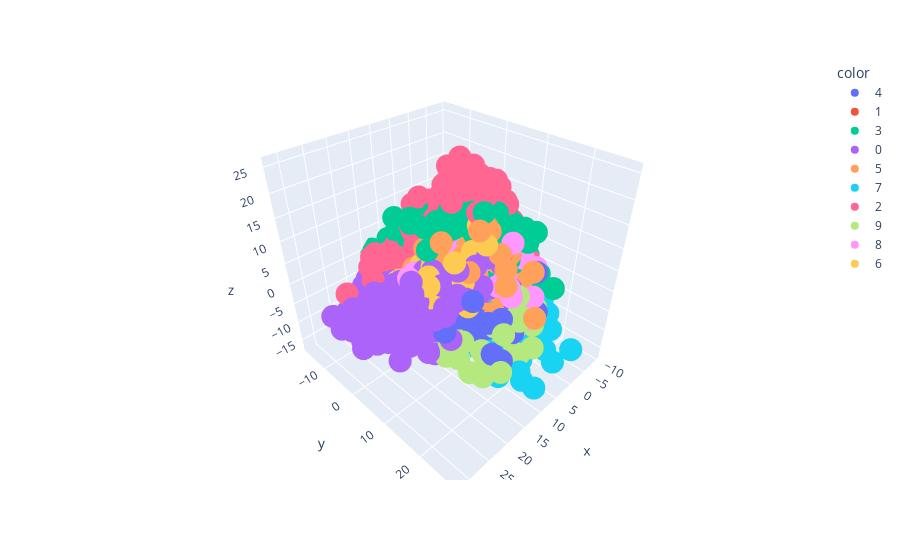

The notebook cell saved with this chart:
### Code cell
y_train=y_train.astype(str)
import plotly.express as px
fig=px.scatter_3d(df,x=x_train2[:,0],y=x_train2[:,1],z=x_train2[:,2],color=y_train)
fig.show()

### Figure 1 — Plotly figure (JSON) as saved in the notebook; plotly's stock layout.template omitted (floating-point values rounded to 4 significant figures; data arrays with more than 128 entries replaced by an {"elided": "..."} marker saying what was removed)
{"data": [{"hovertemplate": "color=4<br>x=%{x}<br>y=%{y}<br>z=%{z}<extra></extra>", "legendgroup": "4", "marker": {"color": "#636efa", "symbol": "circle"}, "mode": "markers", "name": "4", "scene": "scene", "showlegend": true, "type": "scatter3d", "x": {"elided": "3026 float values"}, "y": {"elided": "3026 float values"}, "z": {"elided": "3026 float values"}}, {"hovertemplate": "color=1<br>x=%{x}<br>y=%{y}<br>z=%{z}<extra></extra>", "legendgroup": "1", "marker": {"color": "#EF553B", "symbol": "circle"}, "mode": "markers", "name": "1", "scene": "scene", "showlegend": true, "type": "scatter3d", "x": {"elided": "3543 float values"}, "y": {"elided": "3543 float values"}, "z": {"elided": "3543 float values"}}, {"hovertemplate": "color=3<br>x=%{x}<br>y=%{y}<br>z=%{z}<extra></extra>", "legendgroup": "3", "marker": {"color": "#00cc96", "symbol": "circle"}, "mode": "markers", "name": "3", "scene": "scene", "showlegend": true, "type": "scatter3d", "x": {"elided": "3301 float values"}, "y": {"elided": "3301 float values"}, "z": {"elided": "3301 float values"}}, {"hovertemplate": "color=0<br>x=%{x}<br>y=%{y}<br>z=%{z}<extra></extra>", "legendgroup": "0", "marker": {"color": "#ab63fa", "symbol": "circle"}, "mode": "markers", "name": "0", "scene": "scene", "showlegend": true, "type": "scatter3d", "x": {"elided": "3140 float values"}, "y": {"elided": "3140 float values"}, "z": {"elided": "3140 float values"}}, {"hovertemplate": "color=5<br>x=%{x}<br>y=%{y}<br>z=%{z}<extra></extra>", "legendgroup": "5", "marker": {"color": "#FFA15A", "symbol": "circle"}, "mode": "markers", "name": "5", "scene": "scene", "showlegend": true, "type": "scatter3d", "x": {"elided": "2816 float values"}, "y": {"elided": "2816 float values"}, "z": {"elided": "2816 float values"}}, {"hovertemplate": "color=7<br>x=%{x}<br>y=%{y}<br>z=%{z}<extra></extra>", "legendgroup": "7", "marker": {"color": "#19d3f3", "symbol": "circle"}, "mode": "markers", "name": "7", "scene": "scene", "showlegend": true, "type": "scatter3d", "x": {"elided": "3277 float values"}, "y": {"elided": "3277 float values"}, "z": {"elided": "3277 float values"}}, {"hovertemplate": "color=2<br>x=%{x}<br>y=%{y}<br>z=%{z}<extra></extra>", "legendgroup": "2", "marker": {"color": "#FF6692", "symbol": "circle"}, "mode": "markers", "name": "2", "scene": "scene", "showlegend": true, "type": "scatter3d", "x": {"elided": "3134 float values"}, "y": {"elided": "3134 float values"}, "z": {"elided": "3134 float values"}}, {"hovertemplate": "color=9<br>x=%{x}<br>y=%{y}<br>z=%{z}<extra></extra>", "legendgroup": "9", "marker": {"color": "#B6E880", "symbol": "circle"}, "mode": "markers", "name": "9", "scene": "scene", "showlegend": true, "type": "scatter3d", "x": {"elided": "3125 float values"}, "y": {"elided": "3125 float values"}, "z": {"elided": "3125 float values"}}, {"hovertemplate": "color=8<br>x=%{x}<br>y=%{y}<br>z=%{z}<extra></extra>", "legendgroup": "8", "marker": {"color": "#FF97FF", "symbol": "circle"}, "mode": "markers", "name": "8", "scene": "scene", "showlegend": true, "type": "scatter3d", "x": {"elided": "3086 float values"}, "y": {"elided": "3086 float values"}, "z": {"elided": "3086 float values"}}, {"hovertemplate": "color=6<br>x=%{x}<br>y=%{y}<br>z=%{z}<extra></extra>", "legendgroup": "6", "marker": {"color": "#FECB52", "symbol": "circle"}, "mode": "markers", "name": "6", "scene": "scene", "showlegend": true, "type": "scatter3d", "x": {"elided": "3052 float values"}, "y": {"elided": "3052 float values"}, "z": {"elided": "3052 float values"}}], "layout": {"legend": {"title": {"text": "color"}, "tracegroupgap": 0}, "margin": {"t": 60}, "scene": {"domain": {"x": [0, 1], "y": [0, 1]}, "xaxis": {"title": {"text": "x"}}, "yaxis": {"title": {"text": "y"}}, "zaxis": {"title": {"text": "z"}}}}}
